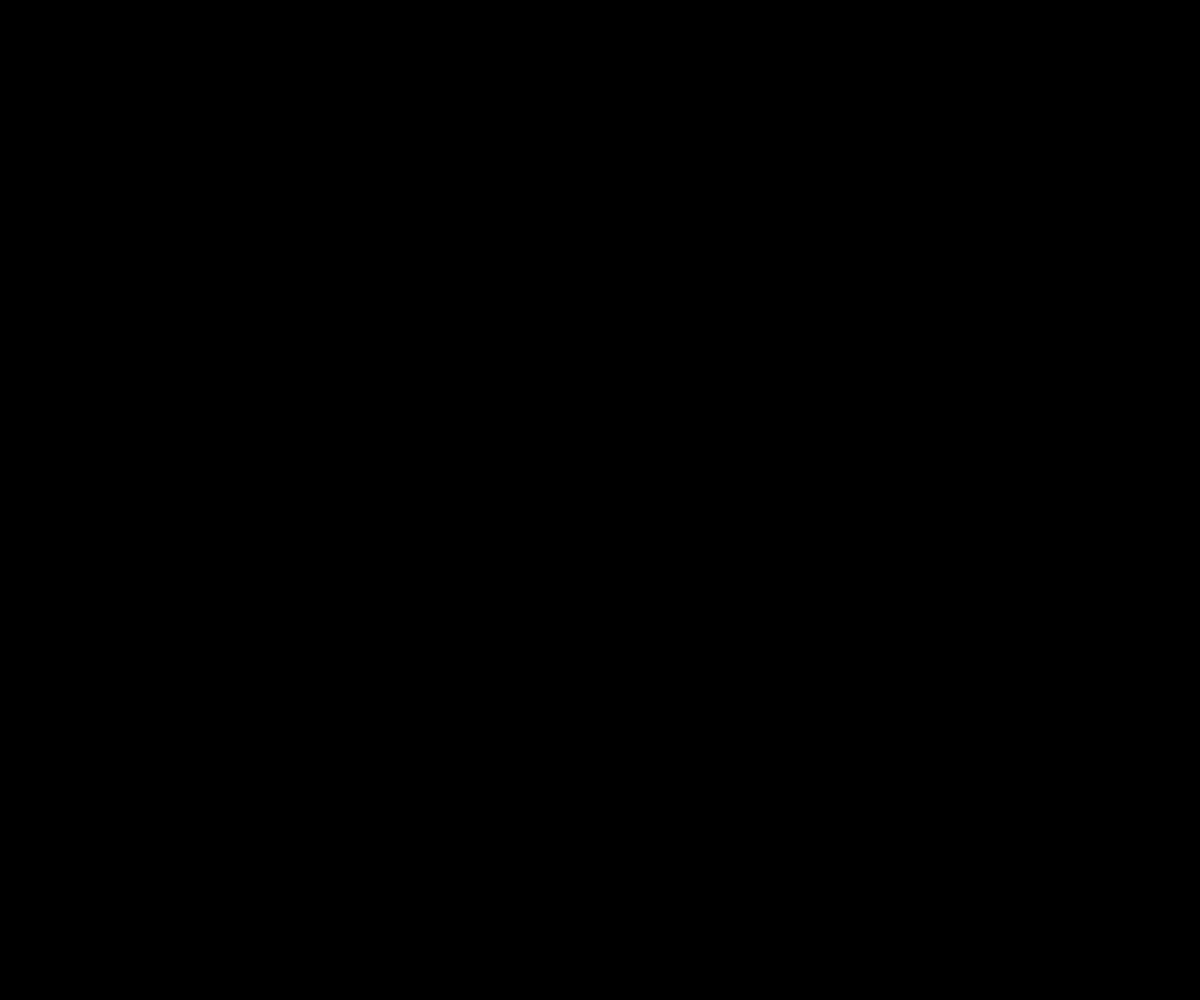
Frame 1 (no input)
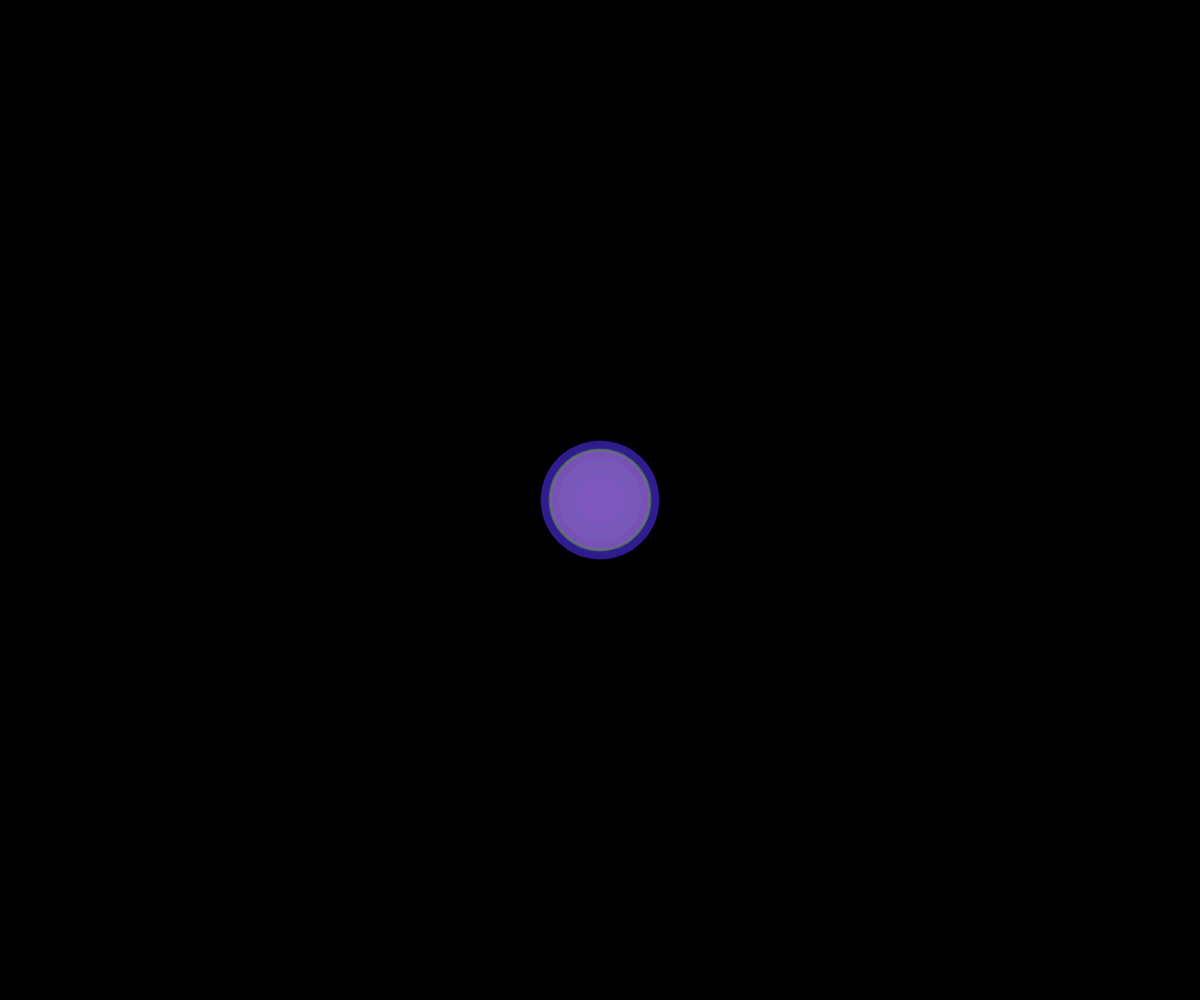
Frame 60 (no input)
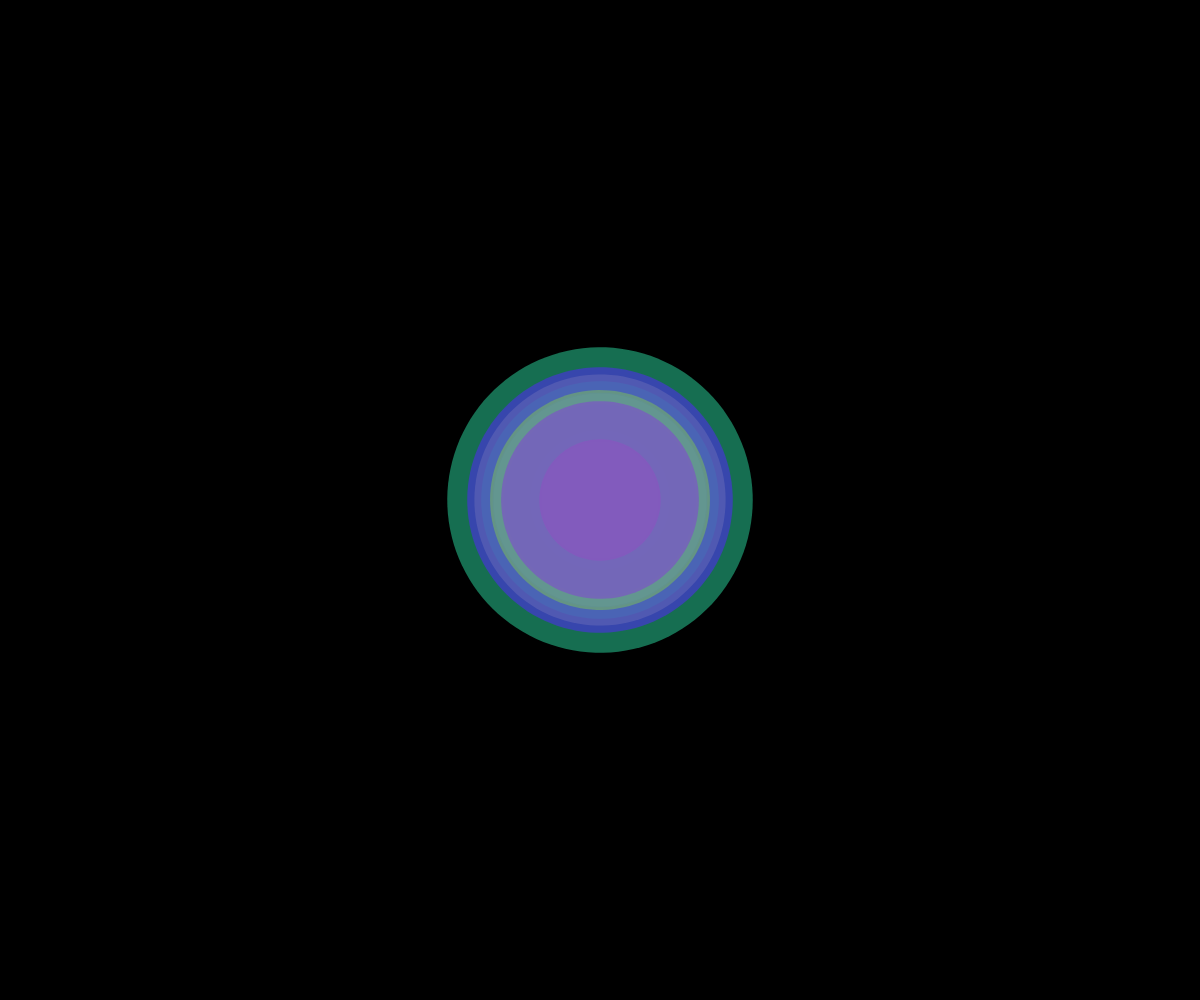
Frame 120 (the mouse pressed at the canvas centre since frame 60)

The p5.js sketch that drew these frames (run headless with seeded random() and noise() and a simulated clock; from frame 60 on, the mouse is pressed at the canvas centre):

// p5.js sketch
// ── sketch.js
let rings = [];
let maxRings = 100;
let time = 0;

function setup() {
  createCanvas(windowWidth, windowHeight);
  colorMode(HSB, 360, 100, 100, 1);
  noStroke();
}

function draw() {
  background(0, 0, 0, 1);
  
  time += 0.02;
  
  // Add new ring occasionally
  if (frameCount % 5 === 0 && rings.length < maxRings) {
    rings.push({
      radius: 0,
      maxRadius: random(100, 300),
      speed: random(0.5, 2),
      hue: random(360),
      alpha: random(0.3, 0.7)
    });
  }
  
  // Update and draw rings
  for (let i = rings.length - 1; i >= 0; i--) {
    let ring = rings[i];
    
    // Expand the ring
    ring.radius += ring.speed;
    
    // Create ripple effect with sine wave
    let ripple = sin(time * 5 + ring.radius * 0.02) * 5;
    
    // Draw the ring with a wavy edge
    fill(ring.hue, 80, 90, ring.alpha);
    beginShape();
    for (let a = 0; a < TWO_PI; a += 0.05) {
      let x = width/2 + (ring.radius + ripple) * cos(a);
      let y = height/2 + (ring.radius + ripple) * sin(a);
      vertex(x, y);
    }
    endShape(CLOSE);
    
    // Remove rings that are too large
    if (ring.radius > ring.maxRadius) {
      rings.splice(i, 1);
    }
  }
}

function windowResized() {
  resizeCanvas(windowWidth, windowHeight);
}
